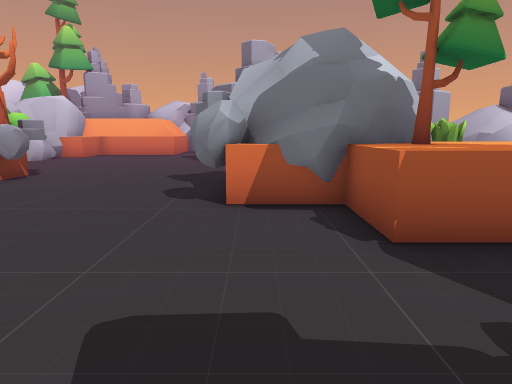
View 1 (above)

24 first-person views from a walk through a 3-D level made in the Unity game engine. The camera is 1.2 m above the floor, tilts 10° down and sees 75° across. The floor is counted in squares, 1 m on a side. Each view is taken from the middle of a square. On the plan, view 1 faces up. The plan holds only what a view shows up to about 14 squares ahead; the rest is blank. The place goes on beyond the plan. The player is left out. Some surface patterns are stand-ins.

View 2
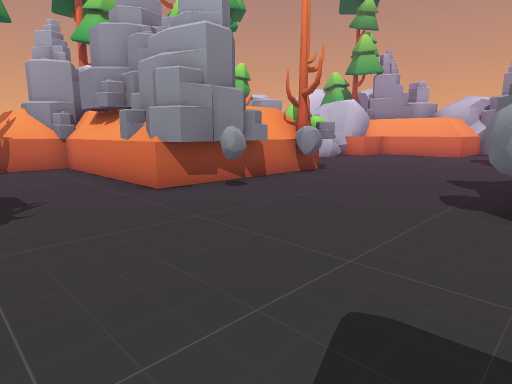

View 3
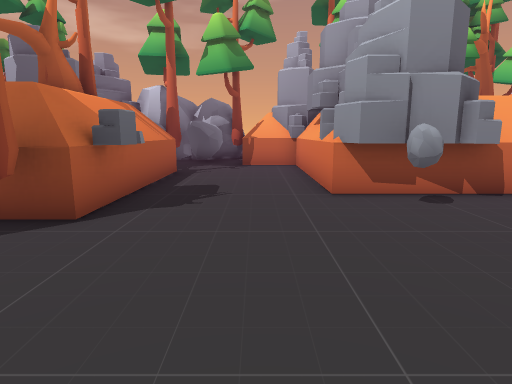

View 4
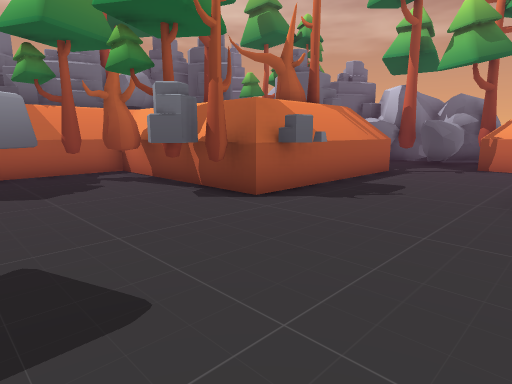

View 5
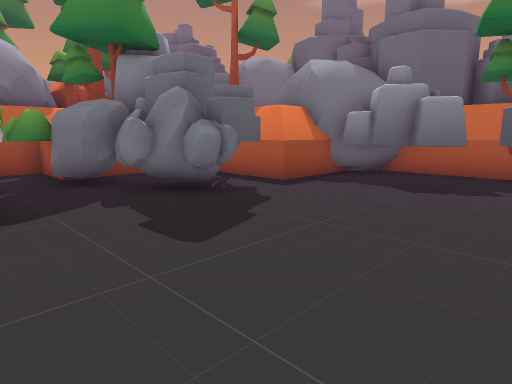

View 6
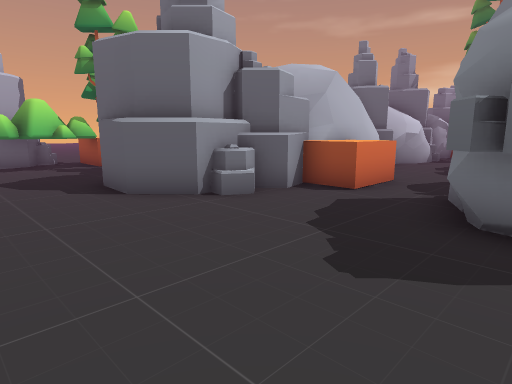

View 7
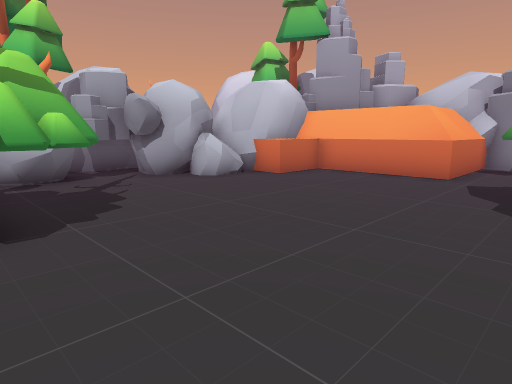

View 8
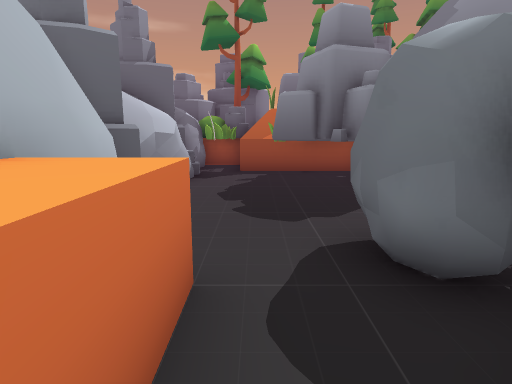

View 9
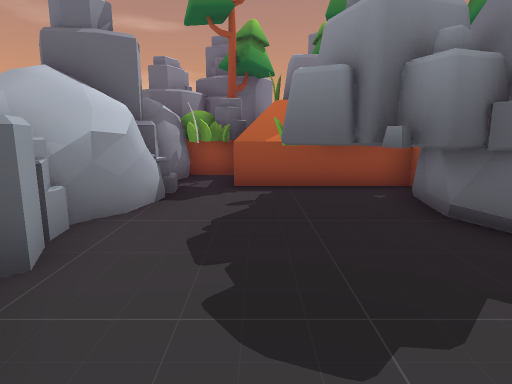

View 10
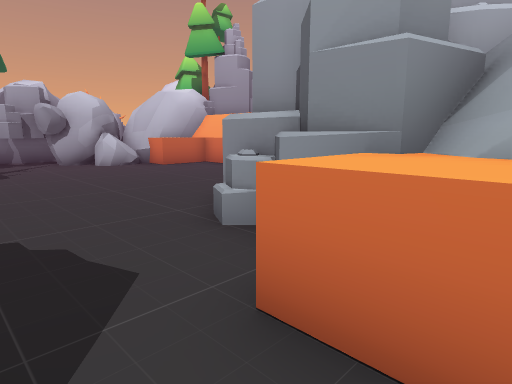

View 11
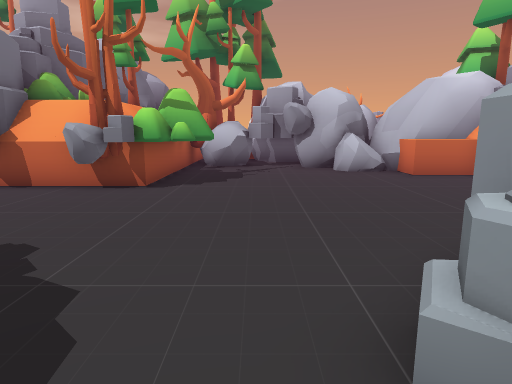

View 12
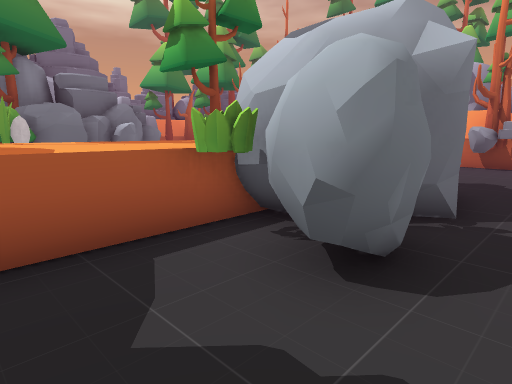

View 13
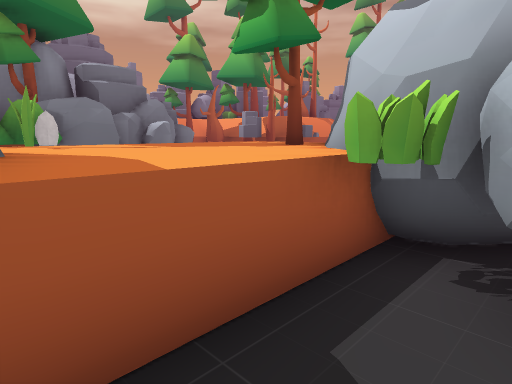

View 14
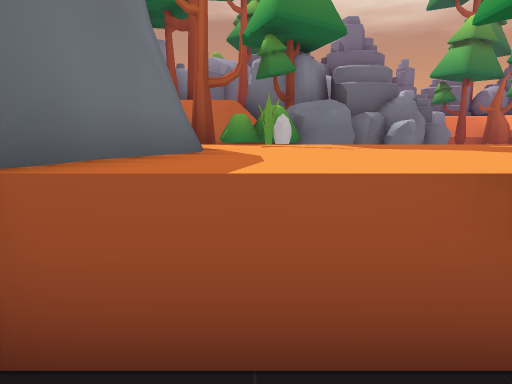

View 15
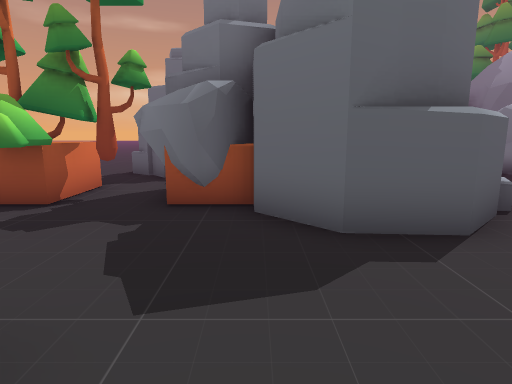

View 16
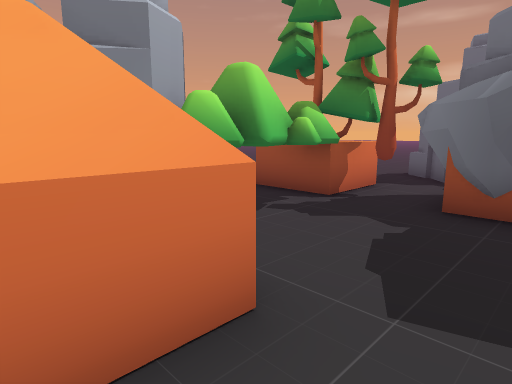

View 17
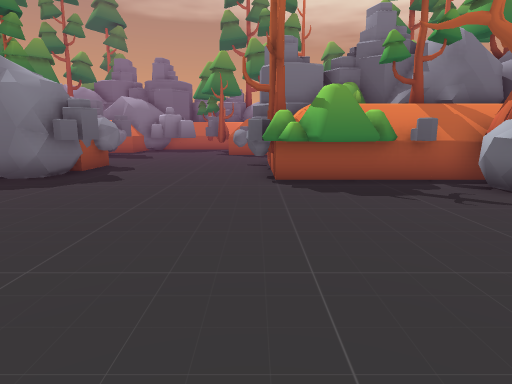

View 18
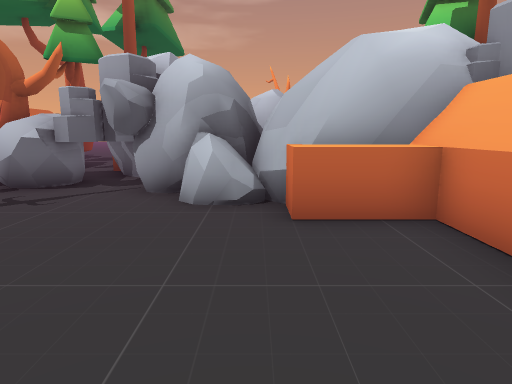

View 19
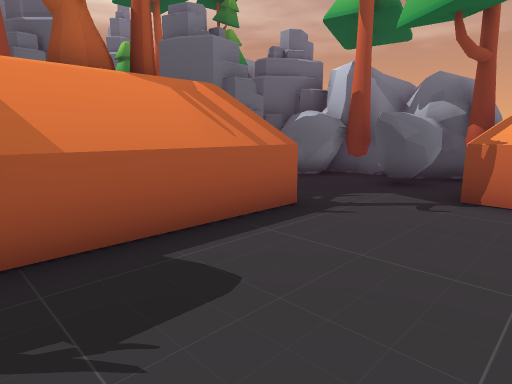

View 20
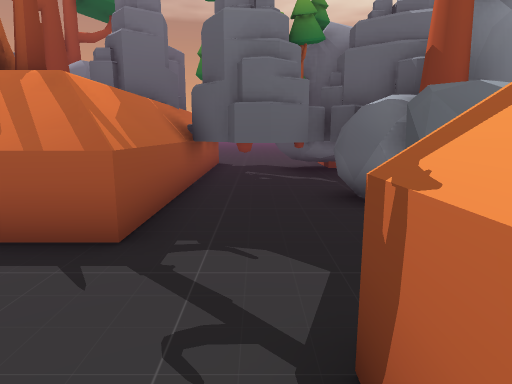

View 21
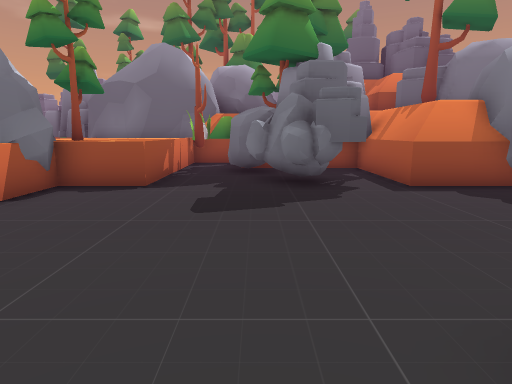

View 22
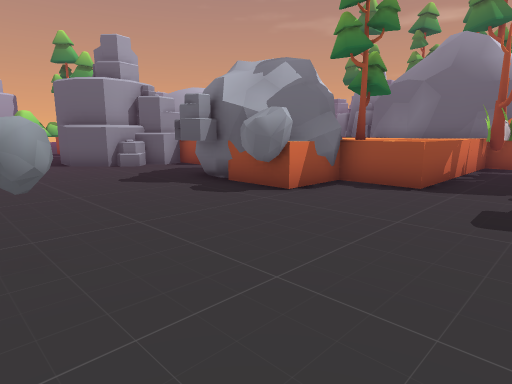

View 23
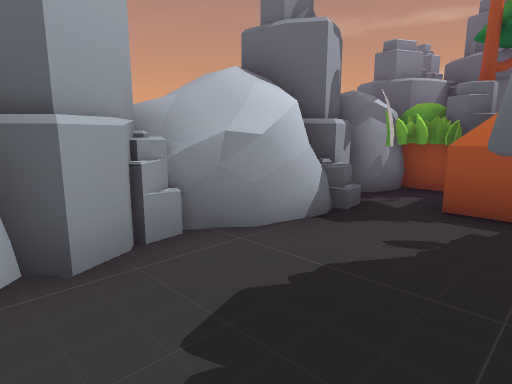

View 24
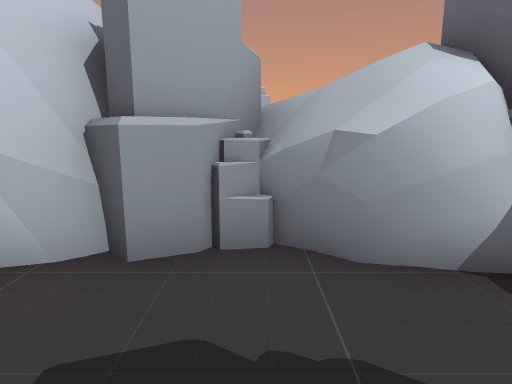

### Floor plan
Key: @ floor where view 1 was taken; # wall or solid block; . floor; ^ raised ledge; O other object.
Columns run from 17 left of view 1 to 15 right of it. Each row starts with its distance up from view 1.
 23             ###OO
 22             #O#O ^   ..
 21             ^OOOOO^..O
 20             ^.OOOOO.OO
 19        ##^^^^....OO.OO
 18        ^^.......O#
 17  O  O###^.......O# OO
 16 OO  OO##.......### O  OO
 15      OOO.......#   OOOO   OOO OOO
 14     OOO........OOO OOOOO#OOOO#OOO
 13    OOOO..........O###OOOO.OOOOO#
 12   OOOOO............^^.......O.O#O
 11  ..OOOO..OO..................^##
 10  OO OOOOOOOO.......O.OO...OO #
  9      ##^OOOO....OOOOOOO..OOO #
  8           ^O....OOOOOO...O#OO#
  7         # ^......#  ^O^^^^  ##
  6         ###O....OO#^O^^^^
  5         OOOOO.....O^^^^^#
  4     #######O.......^^^^^^#
  3     #................OOOO#
  2     ^................OOOO^
  1  OO................OOOO#^^
  0  OOO.......OO....@OOOOO###
 -1  OOO...^##^^^O....OOOOO#
 -2  OOO...#    ^OO.......O#
 -3  OOO.O.#    ^O.....^^^O^
 -4   OOOOO#    ^O..OOO^
 -5 OO O OO#    ^OOOOOO#
 -6   OOO O#    ^^O. OO
 -7    OOOO#    ^^^^^#

Where each view was taken, in squares from view 1:
view 1: 0 up, 0 right, facing up
view 2: 0 up, 0 right, facing up-left
view 3: 2 up, 0 right, facing left
view 4: 4 up, 0 right, facing down-left
view 5: 4 up, 4 left, facing down-right
view 6: 8 up, 5 left, facing up-right
view 7: 9 up, 2 left, facing up-left
view 8: 11 up, 1 right, facing right
view 9: 11 up, 4 right, facing right
view 10: 10 up, 3 right, facing up-left
view 11: 12 up, 1 right, facing left
view 12: 11 up, 7 right, facing down-left
view 13: 9 up, 7 right, facing down-left
view 14: 9 up, 6 right, facing down
view 15: 17 up, 6 left, facing right
view 16: 17 up, 6 left, facing up-right
view 17: 18 up, 6 left, facing down
view 18: 16 up, 4 left, facing left
view 19: 3 up, 6 left, facing down-left
view 20: 3 up, 12 left, facing down
view 21: 1 up, 6 left, facing right
view 22: 1 up, 6 left, facing up-right
view 23: 10 up, 6 right, facing up-right
view 24: 10 up, 8 right, facing up
